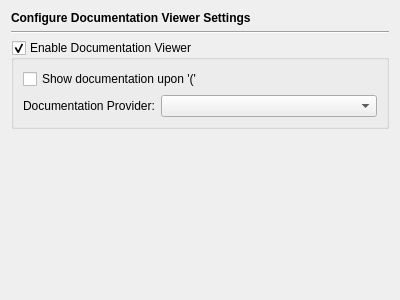
<?xml version="1.0" encoding="UTF-8"?>
<ui version="4.0">
 <class>EditorDocViewerPage</class>
 <widget class="QWidget" name="EditorDocViewerPage">
  <property name="geometry">
   <rect>
    <x>0</x>
    <y>0</y>
    <width>400</width>
    <height>300</height>
   </rect>
  </property>
  <layout class="QVBoxLayout" name="verticalLayout_2">
   <item>
    <widget class="QLabel" name="headerLabel">
     <property name="text">
      <string>&lt;b&gt;Configure Documentation Viewer Settings&lt;/b&gt;</string>
     </property>
    </widget>
   </item>
   <item>
    <widget class="Line" name="line2">
     <property name="frameShape">
      <enum>QFrame::HLine</enum>
     </property>
     <property name="frameShadow">
      <enum>QFrame::Sunken</enum>
     </property>
     <property name="orientation">
      <enum>Qt::Horizontal</enum>
     </property>
    </widget>
   </item>
   <item>
    <widget class="QGroupBox" name="viewerGroupBox">
     <property name="toolTip">
      <string>Select to enable the display of code documentation</string>
     </property>
     <property name="title">
      <string>Enable Documentation Viewer</string>
     </property>
     <property name="checkable">
      <bool>true</bool>
     </property>
     <layout class="QVBoxLayout" name="verticalLayout">
      <item>
       <widget class="QCheckBox" name="parenthesisCheckBox">
        <property name="toolTip">
         <string>Select to show documentation when entering a '(' character</string>
        </property>
        <property name="text">
         <string>Show documentation upon '('</string>
        </property>
       </widget>
      </item>
      <item>
       <layout class="QHBoxLayout" name="horizontalLayout">
        <item>
         <widget class="QLabel" name="label">
          <property name="text">
           <string>Documentation Provider:</string>
          </property>
         </widget>
        </item>
        <item>
         <widget class="QComboBox" name="providerComboBox">
          <property name="sizePolicy">
           <sizepolicy hsizetype="Expanding" vsizetype="Fixed">
            <horstretch>0</horstretch>
            <verstretch>0</verstretch>
           </sizepolicy>
          </property>
          <property name="toolTip">
           <string>Select the documentation provider to be used</string>
          </property>
          <property name="sizeAdjustPolicy">
           <enum>QComboBox::AdjustToContents</enum>
          </property>
         </widget>
        </item>
       </layout>
      </item>
     </layout>
    </widget>
   </item>
   <item>
    <widget class="QLabel" name="infoLabel">
     <property name="text">
      <string/>
     </property>
     <property name="wordWrap">
      <bool>true</bool>
     </property>
    </widget>
   </item>
   <item>
    <spacer name="verticalSpacer">
     <property name="orientation">
      <enum>Qt::Vertical</enum>
     </property>
     <property name="sizeHint" stdset="0">
      <size>
       <width>20</width>
       <height>167</height>
      </size>
     </property>
    </spacer>
   </item>
  </layout>
 </widget>
 <tabstops>
  <tabstop>viewerGroupBox</tabstop>
  <tabstop>parenthesisCheckBox</tabstop>
  <tabstop>providerComboBox</tabstop>
 </tabstops>
 <resources/>
 <connections/>
</ui>
